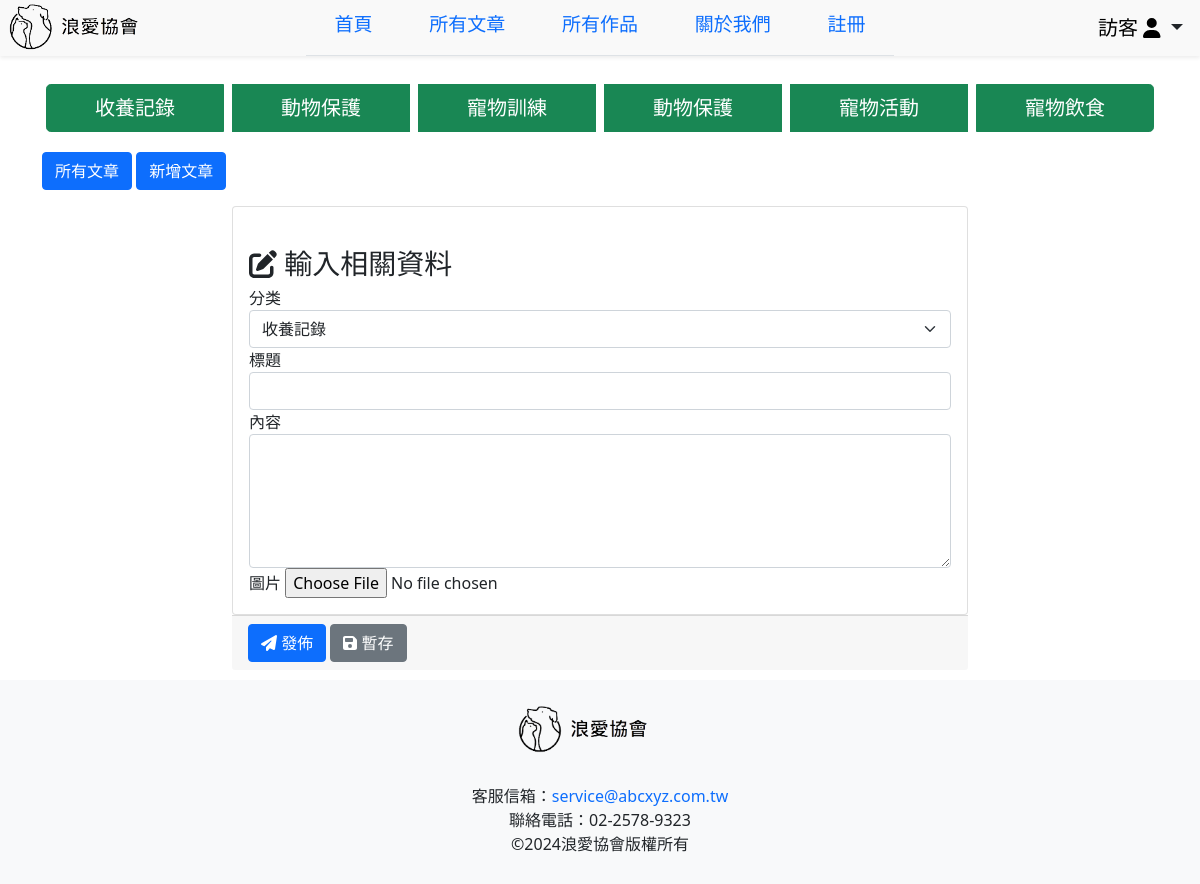
Page /admin/editArticle.php on the committed database.
### tables this page shows
CREATE TABLE `title` (
  `id` int(11) NOT NULL,
  `category` varchar(50) NOT NULL,
  `DataID` varchar(50) NOT NULL
);

### Utils/DBConnect.php (called while the page is built, shortened)
<?php
class DBConnect
{
    private static $instance;
    private $connection;
    private function __construct()
    {
        require_once 'DBpassword.php';
        $this->connection = mysqli_connect($host, $username, $password, $database, $port);
        if (mysqli_connect_errno()) {
            die('Database connection failed: ' . mysqli_connect_error());
        }else{
            mysqli_query($this->connection, "SET NAMES utf8");
        }
    }
    public static function getInstance()
    {
        if (self::$instance === null) {
            self::$instance = new DBConnect();
        }
        return self::$instance;
    }
    public function getConnection()
    {
        return $this->connection;
    }
}
?>

### Utils/DBpassword.php (called while the page is built)
<?php
$host = 'localhost';
$port = 3306;
$username = 'root';
$password = '';
$database = 'your-data-base';
?>

### DAL/titleDAL.php (called while the page is built, shortened)
<?php
require_once dirname(__FILE__).'/../Utils/InfoDAL.php';
require_once dirname(__FILE__).'/../INFO/titleInfo.php';
class titleDAL extends InfoDAL
{
    public function getAllArticleTitle()
    {
        $sql = "SELECT * FROM `title` WHERE `DataID` = 'article' ORDER BY `id` ASC";
        $aList = parent::query($sql);
        return $aList;
    }
    public function getTitlebyId($id, $DataID) {
        $sql = "SELECT * FROM `title` WHERE `id` = '".$id."' AND `DataID` = '$DataID'";
        $aList = parent::getOne($sql);
        if (empty(get_object_vars($aList))) return titleInfo::create();
        return $aList;
    }
}
?>

### Utils/InfoDAL.php (called while the page is built, shortened)
<?php
require_once dirname(__FILE__).'/../Utils/DBConnect.php';
class InfoDAL
{
    private $link = null;
    public function __construct()
    {
        $this->link = DBConnect::getInstance()->getConnection();
    }
    public function query($sql)
    {
        $result = mysqli_query($this->link, $sql);
        $alist = array();
        while ($row = mysqli_fetch_object($result)) {
            $aInfo = new stdClass();
            foreach ($row as $key => $value) {
                $aInfo->$key = $value;
            }
            $alist[] = $aInfo;
        }
        return $alist;
    }
    public function getOne($sql)
    {
        $result = mysqli_query($this->link, $sql);
        $aInfo = new stdClass();
        return $aInfo;
    }
}
?>

### DAL/articleDAL.php (called while the page is built, shortened)
<?php
require_once dirname(__FILE__).'/../Utils/InfoDAL.php';
require_once dirname(__FILE__).'/../INFO/articleInfo.php';
class articleDAL extends InfoDAL
{
    public function getOneById($id)
    {
        $sql = "SELECT * FROM `article` WHERE `id` = '$id';";
        $aList = $this->getOne($sql);
        if (empty(get_object_vars($aList))) return articleInfo::create();
        return $aList;
    }
}
?>

### INFO/articleInfo.php (called while the page is built, shortened)
<?php
class articleInfo
{
    private $article;
    private function __construct()
    {
        $this->article = new stdClass();
        $this->article->id = 0;
        $this->article->userNo = 0;
        $this->article->title = '';
        $this->article->category = '';
        $this->article->content = '';
        $this->article->publish = 0;
        $this->article->create_date = '';
        $this->article->modify_date = '';
        $this->article->image = '';
        $this->article->viewCX ='';
    }
    public function __get($key)
    {
        return $this->article->$key;
    }
    public static function create()
    {
        return new self();
    }
}
?>

### INFO/titleInfo.php (called while the page is built, shortened)
<?php
class titleInfo
{
    private $title;
    private function __construct()
    {
        $this->title = new stdClass();
        $this->title->id = 0;
    }
    public function __get($key)
    {
        return $this->title->$key;
    }
    public function __set($key, $value)
    {
        $this->title->$key = $value;
    }
    public static function create()
    {
        return new self();
    }
}
?>

### admin/editArticle.php (the view, shortened to what this page needs)
<?php
require_once dirname(__FILE__) . '/../DAL/ArticleDAL.php';
require_once dirname(__FILE__) . '/../DAL/titleDAL.php';
$id = isset($_GET['id']) ? $_GET['id'] : '';
$aDAl1 = new ArticleDAL();
$aDAl2 = new titleDAL();
$aInfo1 = $aDAl1->getOneById($id);
$category = $aDAl2->getTitlebyId($aInfo1->category, 'Article');
$content = $aDAl1->getContentTxt($aInfo1->content, 'Article');
?>
<!DOCTYPE html>
<html lang="en">
<head>
</head>
<body>
    <div class="top">
        <?php require_once "../Common/topNav.php" ?>
    </div>
    <div class="main">
        <div class="container">
            <div class="row mt-3 mb-3">
                <?php require_once "../Common/adminArticleTitle.php" ?>
            </div>
            <a href="articleManagement.php" class="btn btn-primary mb-3">所有文章</a>
            <a href="editArticle.php" class="btn btn-primary mb-3">新增文章</a>
            <div class="row justify-content-center">
                <div class="col-md-8">
                    <div class="card">
                        <div class="card-body">
                            <h3 class="card-title">
                                <i class="fas fa-edit"></i> 輸入相關資料
                            </h3>
                            <form id="artForm" action="../BLL/Article/saveArticle.php" method="POST"
                                enctype="multipart/form-data">
                                <div class="form-group">
                                    <label for="category">分类</label>
                                    <select class="form-select" id="category" name="category" required>
                                        <?php foreach ($titles as $title): ?>
                                            <option value="<?php echo $title->id; ?>" <?php echo ($category->id == $title->id) ? 'selected' : ''; ?>>
                                                <?php echo $title->category; ?>
                                            </option>
                                        <?php endforeach; ?>
                                    </select>
                                </div>
                                <div class="form-group">
                                    <label for="title">標題</label>
                                    <input type="text" class="form-control" id="title" name="title" value=<?php echo $aInfo1->title ?>>
                                </div>
                                <div class="form-group">
                                    <label for="content">內容</label>
                                    <textarea class="form-control" id="content" name="content"
                                        rows="5"><?php echo $content; ?></textarea>
                                </div>
                                <div class="form-group">
                                    <label for="image">圖片</label>
                                    <input type="file" class="custom-file-input" id="image" name="image"
                                        accept="image/*">
                                </div>
                            </form>
                        </div>
                    </div>
                    <div class="card-footer text-left">
                        <button id="btnPos" type="button" class="btn btn-primary">
                            <i class="fas fa-paper-plane"></i> 發佈
                        </button>
                        <button type="button" id="btnSave" class="btn btn-secondary">
                            <i class="fas fa-save"></i> 暫存
                        </button>
                    </div>
                </div>
            </div>
        </div>
    </div>
    <?php require_once "../Common/footer.php" ?>
</body>
</html>

### Common/adminArticleTitle.php
<?php
    require_once dirname(__FILE__) . '/../DAL/titleDAL.php';
    $titleArticleDAL = new titleDAL();
    $titles = $titleArticleDAL->getAllArticleTitle();
?>
<div class="btn-group d-flex justify-content-center" role="group" aria-label="Article Categories">
    <?php foreach ($titles as $title): ?>
        <a href="../admin/articleManagement.php?category=<?php echo $title->id; ?>&pageno=1" class="btn btn-success btn-lg btn-block m-1">
            <?php echo $title->category; ?>
        </a>
    <?php endforeach; ?>
</div>

### css/Body.css (style rules this page uses)
* { margin: 0; padding: 0; box-sizing: border-box; }
h3 { margin-top: 25px; margin-bottom: 25px; line-height: 30px; }
a { text-decoration: none; }
.main { margin-top: 80px; min-height: 600px; }

### rows in the picture
title: category "收養記錄"
title: category "動物保護"
title: category "寵物訓練"
title: category "動物保護"
title: category "寵物活動"
title: category "寵物飲食"

### other values in the picture
form field category "收養記錄"
